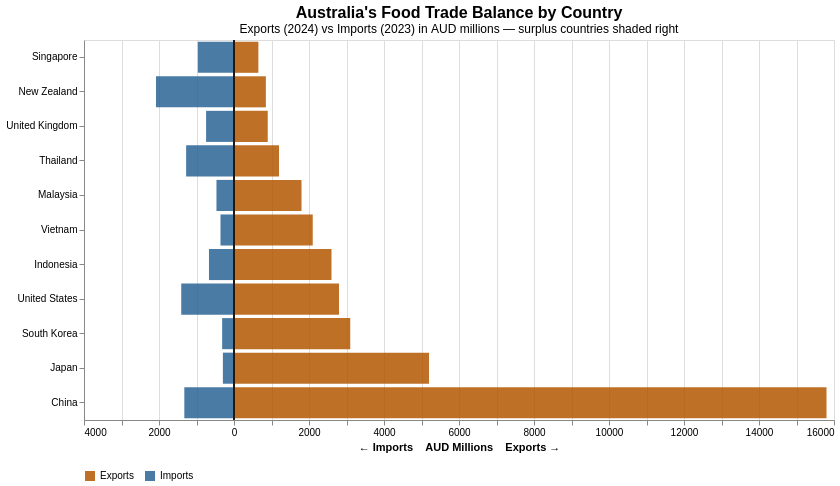

The specification (Vega-Lite) saved for this image:
### Vega-Lite specification from a JSON file in a GitHub repository (floating-point values rounded to 4 significant figures)
{"$schema": "https://vega.github.io/schema/vega-lite/v5.json", "background": "transparent", "width": 750, "height": 380, "title": {"text": "Australia's Food Trade Balance by Country", "subtitle": "Exports (2024) vs Imports (2023) in AUD millions — surplus countries shaded right", "fontSize": 16, "subtitleFontSize": 12}, "data": {"values": [{"country": "China", "exports": 15800, "imports": 1325.0}, {"country": "Japan", "exports": 5200, "imports": 296.6}, {"country": "South Korea", "exports": 3100, "imports": 315.9}, {"country": "United States", "exports": 2800, "imports": 1407.0}, {"country": "Indonesia", "exports": 2600, "imports": 667.5}, {"country": "Vietnam", "exports": 2100, "imports": 360.5}, {"country": "Malaysia", "exports": 1800, "imports": 467.6}, {"country": "Thailand", "exports": 1200, "imports": 1276.0}, {"country": "United Kingdom", "exports": 900, "imports": 744.3}, {"country": "New Zealand", "exports": 850, "imports": 2080.0}, {"country": "Singapore", "exports": 650, "imports": 963.5}]}, "transform": [{"fold": ["exports", "imports"], "as": ["trade_type", "raw_value"]}, {"calculate": "datum.trade_type === 'imports' ? -datum.raw_value : datum.raw_value", "as": "signed_value"}, {"calculate": "datum.trade_type === 'exports' ? 'Exports' : 'Imports'", "as": "label"}], "layer": [{"mark": {"type": "bar", "opacity": 0.85}, "encoding": {"y": {"field": "country", "type": "nominal", "title": null, "sort": {"field": "exports", "order": "ascending"}}, "x": {"field": "signed_value", "type": "quantitative", "title": "← Imports    AUD Millions    Exports →", "axis": {"format": ",.0f", "labelExpr": "abs(datum.value)"}}, "color": {"field": "label", "type": "nominal", "title": null, "scale": {"domain": ["Exports", "Imports"], "range": ["#b35900", "#2a6496"]}, "legend": {"orient": "bottom", "direction": "horizontal", "symbolType": "square"}}, "tooltip": [{"field": "country", "type": "nominal", "title": "Country"}, {"field": "label", "type": "nominal", "title": "Type"}, {"field": "raw_value", "type": "quantitative", "title": "AUD Millions", "format": ",.0f"}]}}, {"mark": {"type": "rule", "color": "#2c1a0e", "strokeWidth": 1.5, "opacity": 0.4}, "encoding": {"x": {"datum": 0}}}]}
